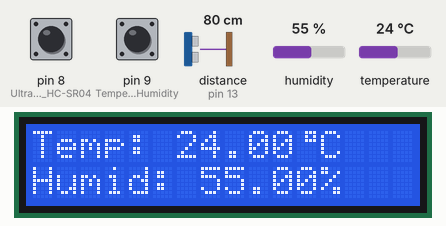
Simulated run of this sketch. Board: Arduino Uno, built with avr-gcc and run on an emulated ATmega328P. Parts: 16×2 character LCD. Wiring (inferred from the names in the program): ultrasonic range finder: trigger pin 10; echo pin 13. The test bench sets the inputs (shaded band); at power-on: distance to the obstacle (sensor on pin 13) 80 cm, pin 8 (Ultrasonic_HC-SR04) HIGH, pin 9 (Temperature_and_Humidity) HIGH, temperature 24 °C, humidity 55 %. The echo pulse lasts 58.3 µs per cm; what the sketch prints to the serial monitor is not drawn.

Above: at 1.2 s.
1.3 s: distance to the obstacle (sensor on pin 13) set to 4 cm
4.4 s: distance to the obstacle (sensor on pin 13) set to 2 cm
At 4.86 s:
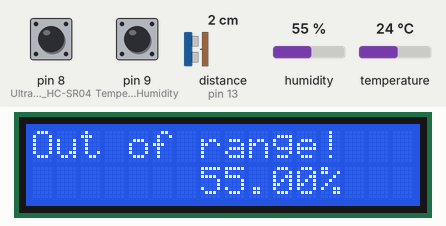
7.1 s: pin 8 (Ultrasonic_HC-SR04) pulled LOW for 0.15 s
At 7.43 s:
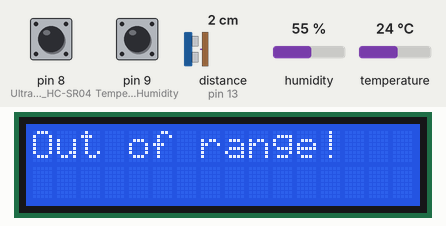
7.8 s: pin 9 (Temperature_and_Humidity) pulled LOW for 3.2 s
At 8.9 s:
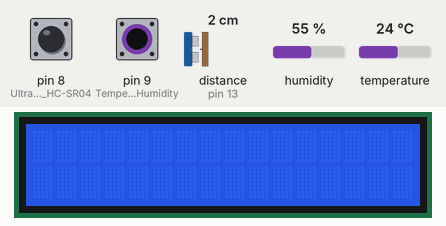
11.6 s: temperature set to 1 °C
13.5 s: humidity set to 22 %
At 13.91 s:
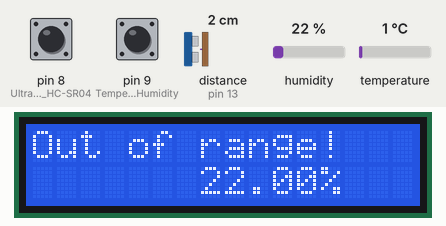
Timing chart, 0 to 16.1 s (numbered marks = the images above; inputs shaded):
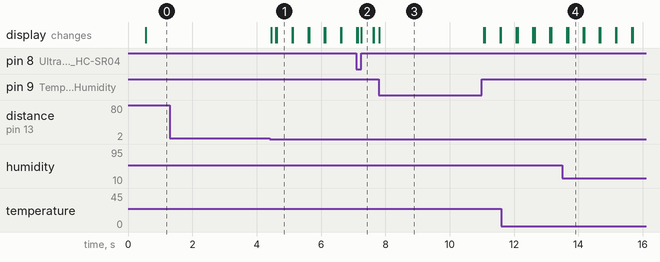

Measured:
- the behaviour switches between 3 and 2 cm on distance to the obstacle (sensor on pin 13) (found by bisection; images 0 and 1)
- after the input at 1.3 s, every drawn part: stays the same
- after the input at 4.4 s, the display: changes at once (image 1)
- after the input at 7.1 s, the display: first differs from a run without the input at once (image 2 shows a later state)
- after the input at 7.8 s, the display: changes at once (image 3)
- after the input at 13.5 s, the display: first changes after 0.13 s (image 4 shows a later state)
- what the display in image 1 shows lasts 0.5 s, from 4.6 s to 5.1 s

The sketch:

4._Ultrasonic_and_DHT_with_LCD.ino
```cpp
#include <Adafruit_Sensor.h> // includes the HC-SR04/Ultrasonic Sensors library
#include <DHT.h> // includes the DHT-11's library
#include <DHT_U.h> // includes additional DHT library
#include <LiquidCrystal.h> // includes the LCD library

#define trigPin 10 //defines pin 10 as a trigger
#define echoPin 13 //defines pin 13 as an echo
#define DHTPIN 6 //data for the temp sensor
#define DHTTYPE    DHT11 //type of DHT "DHT-11"

DHT_Unified dht(DHTPIN, DHTTYPE);

uint32_t delayMS;

const int rs = 12, en = 11, d4 = 5, d5 = 4, d6 = 3, d7 = 2; // creates variables for pin numbers in LCD
LiquidCrystal lcd(rs, en, d4, d5, d6, d7); //sets pin number for LCD

int tempPB; //sets a variable to switch between temp to dist (vice-versa) as a push button
int distPB; //sets a variable to switch between dist to temp (vice-versa) as a push button

unsigned long previousMillis = 0; // will store last value of previousMillis
const long interval = 500; //sets an interval of 500 milliseconds
//Sets the degree symbol for Celcius in the eighth spot of the LCD
byte celcius[8] = {B00111, B00101, B00111, B00000, B00000, B00000, B00000, B00000}; //

float duration, distance;
/*
Main Theme :
     The goal of this program is to show the functionality of the sensors "HC-SR04" and "DHT-11" while taking advantage of showing the values in the LCD with the added interaction of pushbuttons to switch displays.
*/
void setup() {
  Serial.begin(9600);

  pinMode(9, INPUT_PULLUP); // Temperature and Humidity DHT
  pinMode(8, INPUT_PULLUP); // Ultrasonic HC-SR04
  // Temperature and Humidity
  dht.begin(); //begins the sequence of the Temperature and Humidity Sensor
  // Ultrasonic
  pinMode(trigPin, OUTPUT); // sets up pin 10 "trigPin" as OUTPUT to trigger the ultrasonic sound pulses.
  pinMode(echoPin, INPUT); // sets up pin 13 "echoPin" as n input because it produces a pulse when the reflected signal is "received".
  // LCD
  lcd.begin(16, 2); //Begins LCD setup
  lcd.createChar(0, celcius); //creates the symbol for celsius/degrees
}

void loop() {
  // Push Buttons
  int tempPB = digitalRead(9); //sets "digitalRead(9)" as tempPB
  int distPB = digitalRead(8); //sets "digitalRead(9)" as distPB

  if (tempPB == 0) { // if the value of pin 9 reads 0 LCD (value can switch if button for tempPB is pressed "digitalRead(9)")
    tempPB = 1;
    distPB = 0;
    lcd.clear();
  }

  if(distPB == 0) { // if the value of pin 9 reads 0 LCD (value can switch if button for distPB is pressed "digitalRead(8)")
    tempPB = 0;
    distPB = 1;
    lcd.clear();
  }

  unsigned long currentMillis = millis(); //This means that other code can run at the same time without being interrupted

  // Temperature and Humidity
  if (tempPB == 1) {
    if (currentMillis - previousMillis >= interval) {//uses "if" statement to make a condition that if current millis is subtracted by the previous one is more than or equal to interval(500) which will then cancel the delay and optimize
      previousMillis = currentMillis;  //then previousmillis will equal the current one

      delay(delayMS); //delay
      sensors_event_t event;
      // Get temperature event and print its value.
  dht.temperature().getEvent(&event); //Program from the library that configures the temperature
  if (isnan(event.temperature)) { //if value is NaN "Not a Number" print the next line
    Serial.println(F("Error reading temperature!")); // Prints "Error reading temperature!" if temperature is unreadable / troubleshoot function
  }
      else { //if the if statement does not verify the situation then it willl print the following :
    Serial.print(F("Temperature: ")); // Prints the Temperature in the serial monitor
    Serial.print(event.temperature);
    Serial.println(F("°C"));

    lcd.setCursor(0, 0); // Prints the following texts in the first layer (0, 0)
    lcd.print("Temp: "); // Prints the label for Temperature in the 16x2 LCD on the first layer
    lcd.print(event.temperature); // Prints the value for Temperature
    lcd.write(byte(0));
    lcd.print("C");//Prints the Celcius symbol to indicate Temperature after the value
    lcd.print("     ");//Prints spaces
      }

       // Get humidity event and print its value.
      dht.humidity().getEvent(&event); //Program from the library that configures the humidity
  if (isnan(event.relative_humidity)) { //if value is NaN "Not a Number" print the next line
    Serial.println(F("Error reading humidity!")); // Prints "Error reading humidity!" if humidity is unreadable / troubleshoot function
  }
  else { //if the if statement does not verify the situation then it willl print the following :
    Serial.print(F("Humidity: ")); // Prints the Label for Humidity in the serial monitor
    Serial.print(event.relative_humidity); // Prints the Humidity in the serial monitor
    Serial.println(F("%")); //prints percentage symbol after the value

    lcd.setCursor(0, 1); // Prints in the 16x2 LCD on the second layer (0, 1)
    lcd.print("Humid: "); // Prints the label for Humidity in the 16x2 LCD on the second layer
    lcd.print(event.relative_humidity); // Prints the value for Humidity
    lcd.print("%"); // Prints the percentage symbol in the 16x2 LCD on the second layer following the amount of humidity
    lcd.print("     "); //Prints spaces
      }
    }
  }
  // Ultrasonic
  if (distPB == 1) {
    digitalWrite(trigPin, LOW); // Clears the trigPin
    delayMicroseconds(2); //delays by 2 microseconds
    digitalWrite(trigPin, HIGH);
    delayMicroseconds(10); // Sets the trigPin on HIGH state for 10 micro seconds
    digitalWrite(trigPin, LOW); //turns of trigPin but later turns on because function is in the loop

    duration = pulseIn(echoPin, HIGH); //Reads a pulse (either HIGH or LOW) on a pin.

    distance = (duration/2)*0.0343; // Calculation for distance using the speed of sound for th ereviever to read the right value

    Serial.print("Distance = "); // Prints Distance in the serial monitor to check value before printing in the LCD

    if (distance >=400 || distance <= 2) { // if statement is used in this case to state the maximum and minimum value of distance in cm, and if value goes past or below this it will print "Out of range"
      Serial.println("Out of range!"); //prints "Out of range" in the serial monitor if goes past or below the value in the if statement
      lcd.setCursor(0,0); //sets starting point on first row first block
      lcd.print("Out of range!"); //prints "Out of range" in the LCD if goes past or below the value in the if statement
      lcd.setCursor(0,1); // sets next starting point on the second layes first block
      lcd.print("       "); // prints spaces
    } else {
      Serial.print(distance); // prints calculated distance in the serial monitor to check before putting in the LCD
      Serial.println(" cm"); // labels the value as cm
      if (currentMillis - previousMillis >= interval) {
      //uses "if" statement to make a condition that if current millis is subtracted by the previous one is more than or equal to interval(500) which
      //will then cancel the delay and optimize
        previousMillis = currentMillis; // previousmillis will equal the current one
        lcd.setCursor(0,0); //sets starting point on first row first block
        lcd.print("Distance:    ");// prints "Distance:" in the LCD to label the following values
        lcd.setCursor(0,1);// sets next starting point on the second layes first block
        lcd.print(distance); //prints the range of distance sensor is detecting
        lcd.print(" cm"); // labels value as cm
        lcd.print("     "); //prints spaces
      }
    }
  }
}
```
